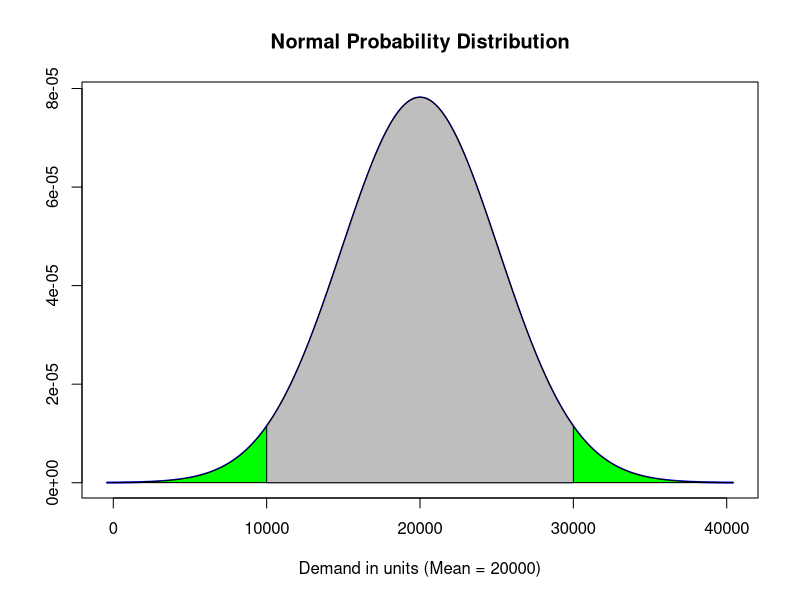

Source code (R):
#Question 1


library(ggplot2)
mu <- 20000
x10 <- 10000
x30 <- 30000
Z30 <- qnorm(0.975) # z-value for 30,000 units and probability of 0.975
Z30
sd <- (x30 - mu)/Z30
sd
x <- seq(mu-4*sd, mu+4*sd, by = 0.1)
y <- dnorm(x, mean = mu, sd = sd)
plot(x,y, type = "l", main = "Normal Probability Distribution", col = "blue", 
     lwd = 2, xlab = "Demand in units (Mean = 20000)", ylab= "")
polygon(x, y,col = 'green')


x=seq(10000,30000,by = 0.1)
y=dnorm(x, mean = 20000, sd = sd)
polygon(c(10000,x,30000),c(0,y,0),col="Grey")
########################################################################################

#Question 2
order_quantities <- c(15000, 18000, 24000, 28000) 
z <-  (order_quantities - mu)/sd
p <-  pnorm(z)
p_stockout <-  1-p
result <-  data.frame(order_quantities, z, p, p_stockout)
print(result)
write.csv(result, "D:\\BAN 602\\Case Studies\\Case study 2.csv")
########################################################################################


#Question 3

sp <-  24 # Selling price of the toys in seasonal demand = $24/unit
cp <-  16 # Cost price of the toy = $16/unit
sp_surplus <- 5 # Selling price of the left -out toys in December = $5/unit
sales = c(10000, 20000, 30000)



#Scenario-1: sales= 10000
result1 <- data.frame("order_quantities" = result$order_quantities, "sales" = sales[1], 
                      "costprice" = result$order_quantities * cp, 
                      "surplus" = result$order_quantities - sales[1])

result1$sellingprice = result1$sales*sp +(result1$surplus)*sp_surplus
result1$profit_loss = result1$sellingprice - result1$costprice
print(result1)
write.csv(result1, "D:\\BAN 602\\Case Studies\\CaseStudy2.csv")

#Scenario-2 : sales = 20000
result2 <- data.frame("order_quantities" = result$order_quantities, "sales" = sales[2], 
                      "costprice" = result$order_quantities * cp, 
                      "surplus" = result$order_quantities - sales[2])
result2$surplus[1:2] = 0 
result2$sellingprice[1:2] = result2$order_quantities[1:2]*sp
result2$sellingprice[3:4] <- result2$sales[3:4]*sp+(result2$surplus[3:4])*sp_surplus
result2$profit_loss <- result2$sellingprice - result2$costprice
print(result2)
write.csv(result2, "D:\\BAN 602\\Case Studies\\Casestudy 2.csv")

#Scenario-3: Sales=30000
result3 <- data.frame("order_quantities" = result$order_quantities, "sales" = sales[3], 
                      "costprice" = result$order_quantities * cp, 
                      "surplus" = result$order_quantities - sales[3]
)
result3$surplus= 0 # Stock-out scenario
result3$sellingprice <- result3$order_quantities*sp
result3$profit_loss <- result3$sellingprice - result3$costprice
print(result3)
write.csv(result3, "D:\\BAN 602\\Case Studies\\Casestudy2.csv")
########################################################################################


#Question 4
Z = qnorm(0.7)
qty = as.integer(sd*Z + mu)
print(Z)
print(qty)
result4 <- data.frame(qty, sales, "costprice" = qty * cp,
                      "surplus" = qty - sales)
result4$surplus[3] = 0 #stock-out scenario  
result4$sellingprice[3] <- result4$qty[3] * sp
result4$sellingprice[1:2] <- result4$sales[1:2] * sp + result4$surplus[1:2] * sp_surplus
result4$profit_loss = result4$sellingprice - result4$costprice
print(result4)
write.csv(result4, "D:\\BAN 602\\Case Studies\\casestudytoys.csv")  
########################################################################################


#Question5
P <- 8/(8+5)
P
Z_p <- qnorm(P) # z-value for 30,000 units and probability of 0.975
Z_p
X= as.integer(Z_p * sd + mu)
X
qty1 <- X
result5 <- data.frame(qty1, sales, "costprice" = qty1 * cp,
                      "surplus" = qty1 - sales)
result5$surplus[3] = 0 #stock-out scenario
result5$sellingprice[3] <- result5$qty1[3] * sp
result5$sellingprice[1:2] <- result5$sales[1:2] * sp + result5$surplus[1:2] * sp_surplus
result5$profit_loss = result5$sellingprice - result5$costprice
print(result5)
########################################################################################

